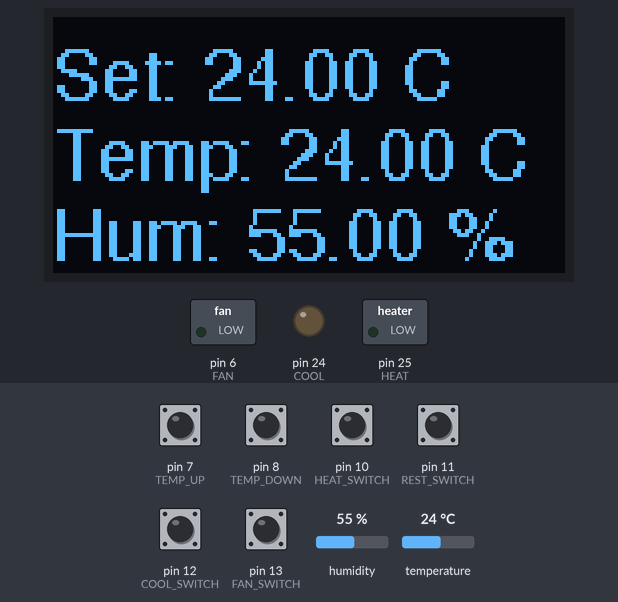
The sketch below on a simulated Arduino Mega 2560, built for the host (arithmetic inside an expression is 32-bit, double 64-bit). Shown: 128×64 one-colour display, switched loads named in the sketch (green lamp = pin HIGH), output pins drawn as LEDs (lit = HIGH). The test bench sets the inputs (shaded band); at power-on: pin 7 (TEMP_UP), pin 8 (TEMP_DOWN) HIGH, pin 10 (HEAT_SWITCH), pin 11 (REST_SWITCH), pin 12 (COOL_SWITCH), pin 13 (FAN_SWITCH) LOW, humidity 55 %, temperature 24 °C. What the sketch prints to the serial monitor is not drawn.

Above: at 1.2 s.
1.3 s: humidity set to 22 %
At 2.6 s:
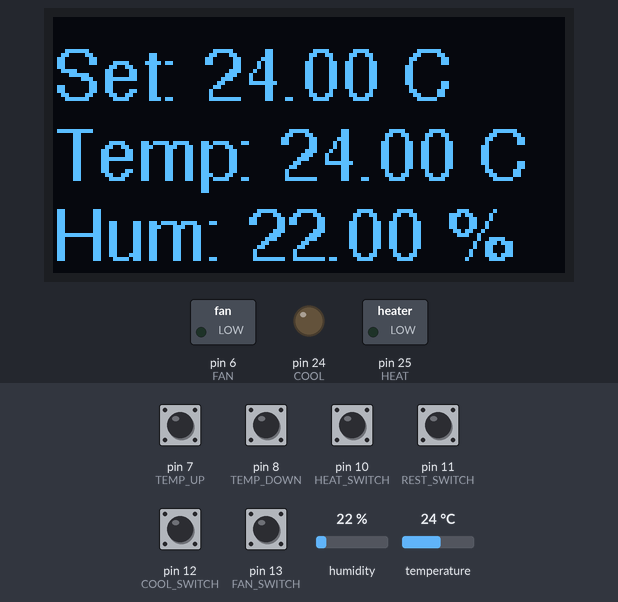
3.0 s: pin 10 (HEAT_SWITCH) pulled HIGH for 1.45 s
At 4.8 s:
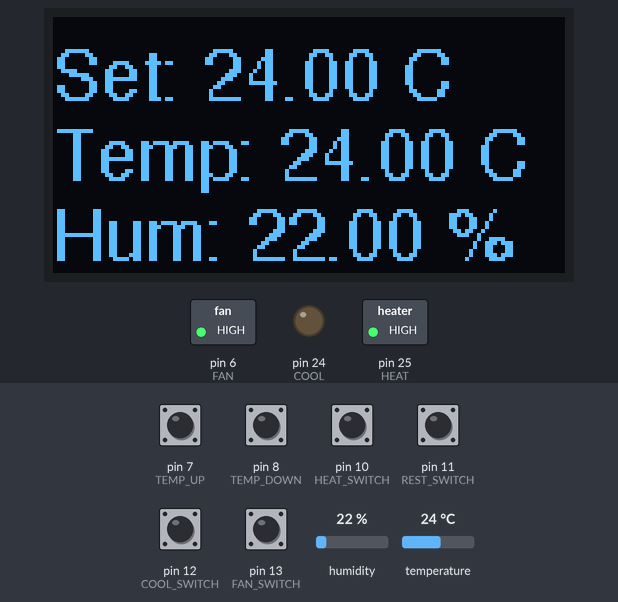
6.5 s: pin 12 (COOL_SWITCH) pulled HIGH for 1.45 s
At 8.4 s:
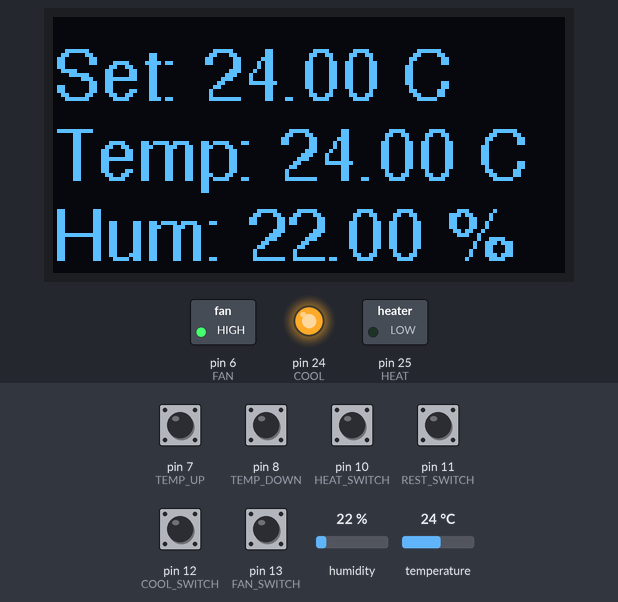
10.2 s: pin 13 (FAN_SWITCH) pulled HIGH for 1.45 s
At 11.9 s:
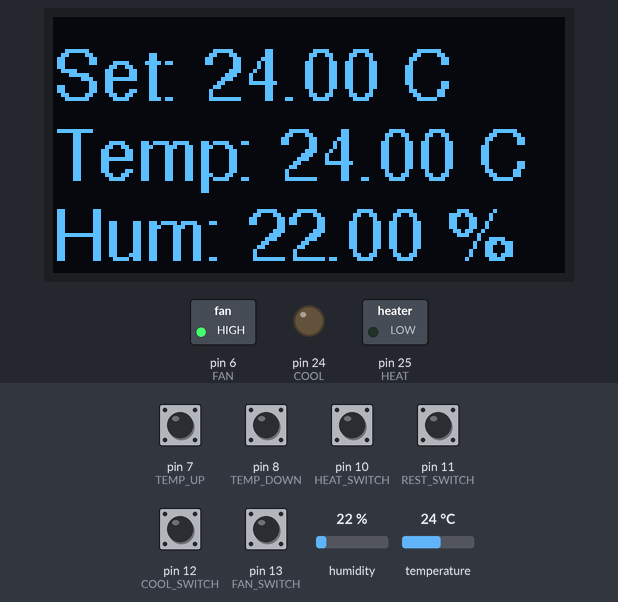
13.8 s: pin 7 (TEMP_UP) pulled LOW for 1.45 s
At 16.3 s:
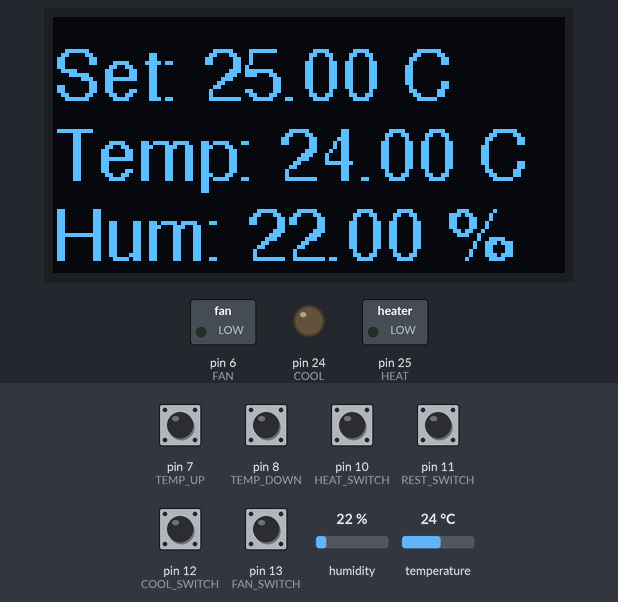
17.4 s: temperature set to 12 °C
At 19.7 s:
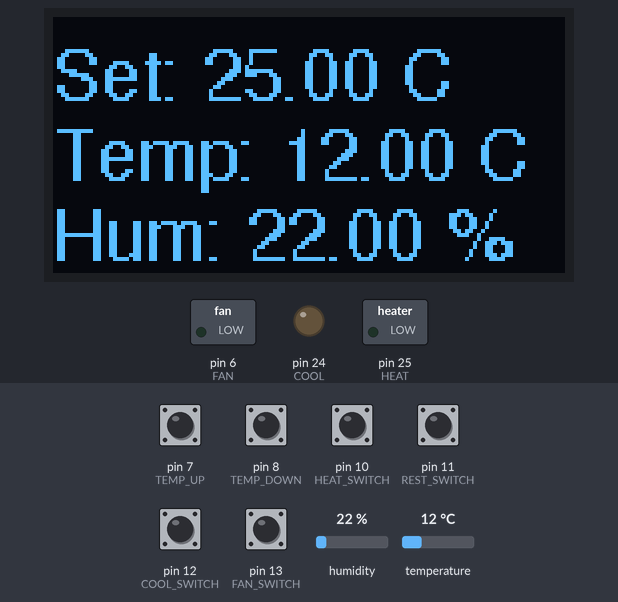
Timing chart, 0 to 20.8 s (numbered marks = the images above; inputs shaded):
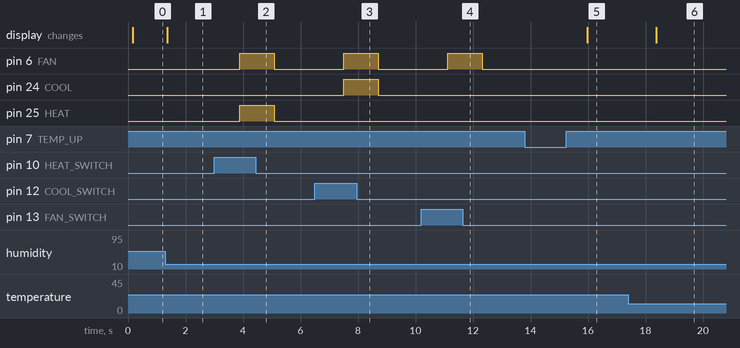

The sketch:

Will_Thermostat.ino
```cpp
#include <SPI.h>
#include <Wire.h>
#include <Adafruit_GFX.h>
#include <Adafruit_SH110X.h>
#include <Adafruit_AHTX0.h>
#include <Fonts/FreeSans9pt7b.h>

#define FAN 6
#define COOL 24
#define HEAT 25

#define FAN_SWITCH  13
#define REST_SWITCH 11
#define HEAT_SWITCH 10
#define COOL_SWITCH 12

#define TEMP_UP 7
#define TEMP_DOWN 8

int FanVal = LOW;
int RestVal = LOW;
int HeatVal = LOW;
int CoolVal = LOW;
int TempIn = HIGH;
int TempDe = HIGH;

double setpoint = 24.0;

Adafruit_SH1107 display = Adafruit_SH1107(64, 128, &Wire);

Adafruit_AHTX0 temp_sensor;

void setup() {
  Serial.begin(115200);

  // initialize digital pin LED_BUILTIN as an output.
  pinMode(FAN, OUTPUT);
  pinMode(COOL, OUTPUT);
  pinMode(HEAT, OUTPUT);

  pinMode(FAN_SWITCH, INPUT_PULLDOWN);
  pinMode(HEAT_SWITCH, INPUT_PULLDOWN);
  pinMode(COOL_SWITCH, INPUT_PULLDOWN);
  pinMode(REST_SWITCH, INPUT_PULLDOWN);

  pinMode(TEMP_UP, INPUT_PULLUP);
  pinMode(TEMP_DOWN, INPUT_PULLUP);

  display.begin(0x3C, true); // Address 0x3C default
  display.clearDisplay();
  display.display();

  display.setRotation(1);
  display.setFont(&FreeSans9pt7b);

  if (temp_sensor.begin()) {
    Serial.println("Found AHT20");
  } else {
    Serial.println("Didn't find AHT20");
  }

  display.setTextSize(1);
  display.setTextColor(SH110X_WHITE);
}

// the loop function runs over and over again forever
void loop() {

  display.clearDisplay();
  sensors_event_t humidity, temp;

  temp_sensor.getEvent(&humidity, &temp);// populate temp and humidity objects with fresh data
  display.setCursor(0,20);
  display.print("Set: "); display.print(setpoint); display.println(" C");
  display.setCursor(0,40);
  display.print("Temp: "); display.print(temp.temperature); display.println(" C");
  display.setCursor(0,60);
  display.print("Hum: "); display.print(humidity.relative_humidity); display.println(" %");
  Serial.print("Temperature: ");Serial.print(temp.temperature);Serial.println(" degrees C");
  Serial.print("Pressure: ");Serial.print(humidity.relative_humidity);Serial.println(" RH %");

  yield();
  display.display();
  delay(100);


  FanVal = digitalRead(FAN_SWITCH);
  RestVal = digitalRead(REST_SWITCH);
  HeatVal = digitalRead(HEAT_SWITCH);
  CoolVal = digitalRead(COOL_SWITCH);
  TempIn = digitalRead(TEMP_UP);
  TempDe = digitalRead(TEMP_DOWN);

  if (HeatVal == HIGH && temp.temperature <= setpoint) {

    digitalWrite(FAN, HIGH);
    digitalWrite(HEAT, HIGH);
    digitalWrite(COOL, LOW);

  } else if (CoolVal == HIGH && temp.temperature >= setpoint) {
    digitalWrite(FAN, HIGH);
    digitalWrite(COOL, HIGH);
    digitalWrite(HEAT, LOW);

  } else if (FanVal == HIGH){
    digitalWrite(FAN, HIGH);
    digitalWrite(COOL, LOW);
    digitalWrite(HEAT, LOW);
  }
  else {
    digitalWrite(FAN, LOW);
    digitalWrite(COOL, LOW);
    digitalWrite(HEAT, LOW);
  }

  if (TempIn == LOW){
    setpoint = setpoint +1.0;
    display.print("Set: "); display.print(setpoint); display.println(" C");
    yield();
    display.display();
    delay(100);

  } else if (TempDe == LOW){
    setpoint = setpoint -1.0;
    display.print("Set: "); display.print(setpoint); display.println(" C");
    yield();
    display.display();
    delay(100);
  } else {

  }

  delay(1000);

}
```

Measured:
- after the input at 1.3 s, the display: changes after 0.07 s (image 1)
- after the input at 3.0 s, pin 6 (FAN), pin 25 (HEAT): LOW → HIGH after 0.88 s, → LOW 1.2 s later
- after the input at 6.5 s, pin 6 (FAN), pin 24 (COOL): LOW → HIGH after 1.0 s, → LOW 1.2 s later
- after the input at 10.2 s, pin 6 (FAN): LOW → HIGH after 0.92 s, → LOW 1.2 s later
- after the input at 13.8 s, the display: changes after 2.2 s (image 5)
- after the input at 17.4 s, the display: changes after 0.98 s (image 6)
